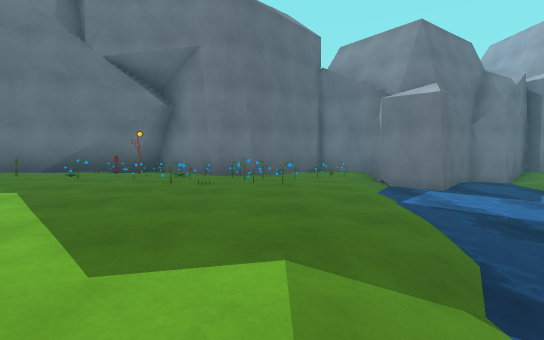
view 1 (above)

20 first-person views from a walk through a scene from a Unity 3-D project. The camera is 1.2 m above the floor, tilts 4° down and sees 85° across. The floor is counted in squares, 2 m on a side. Each view is taken from the middle of a square. On the plan, view 1 faces up. The plan holds only what a view shows up to about 9 squares ahead; the rest is blank. The place goes on beyond the plan. Some surface patterns are stand-ins.

view 2
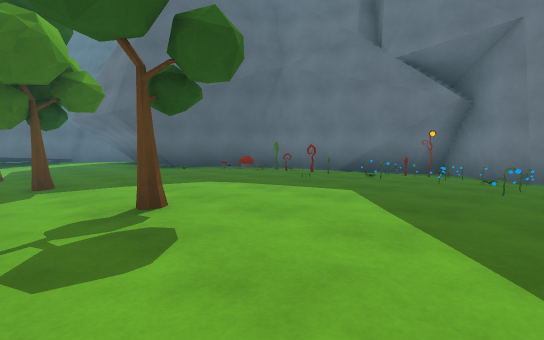

view 3
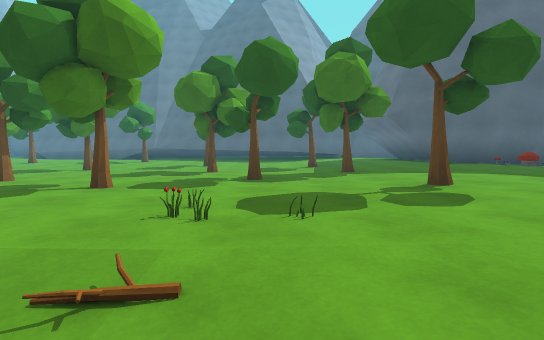

view 4
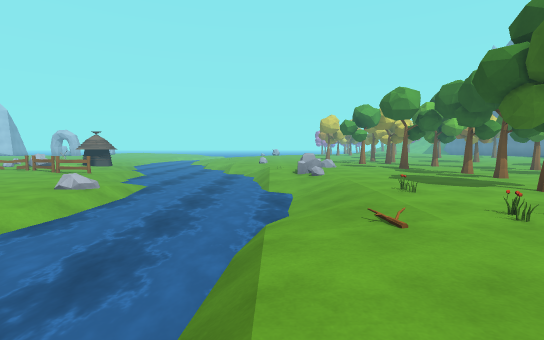

view 5
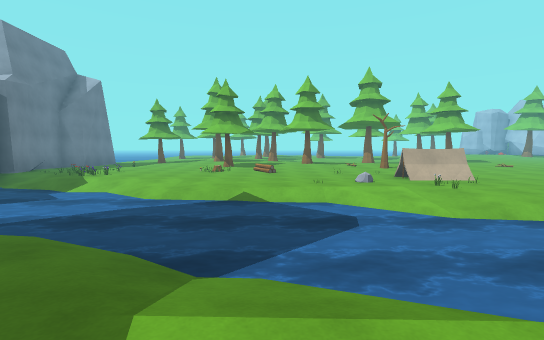

view 6
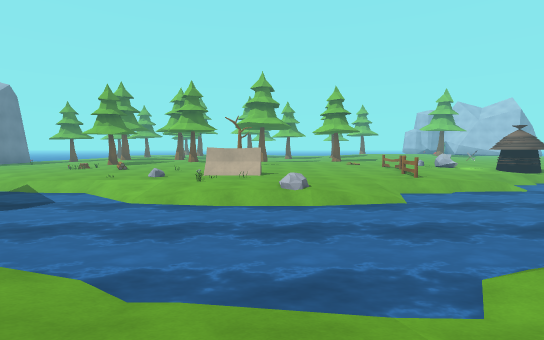

view 7
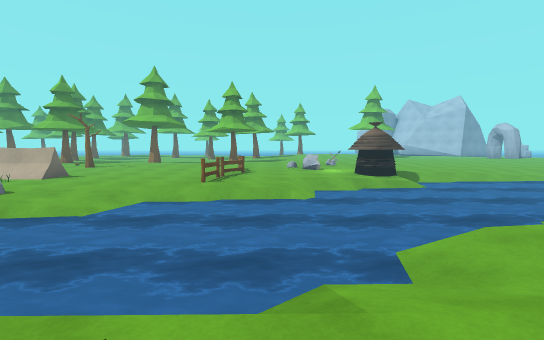

view 8
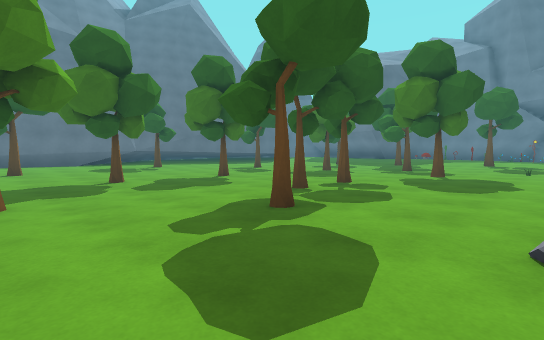

view 9
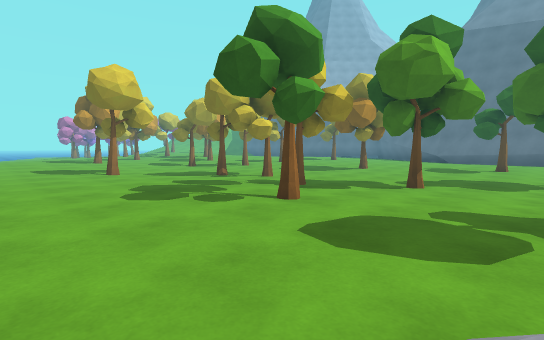

view 10
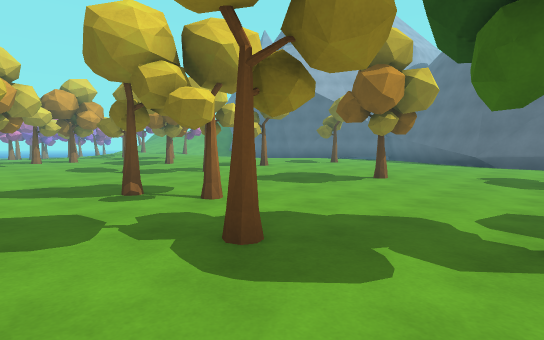

view 11
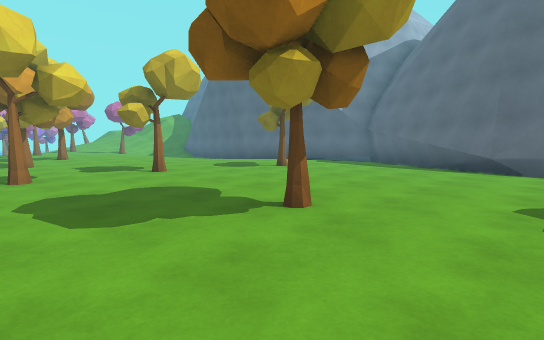

view 12
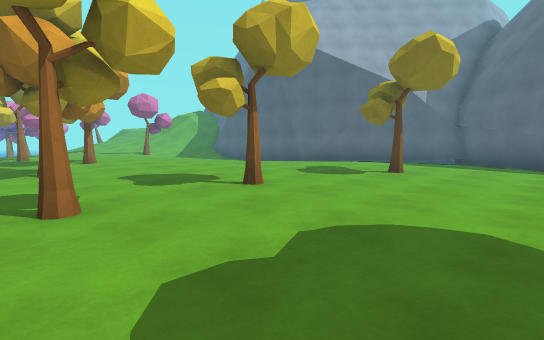

view 13
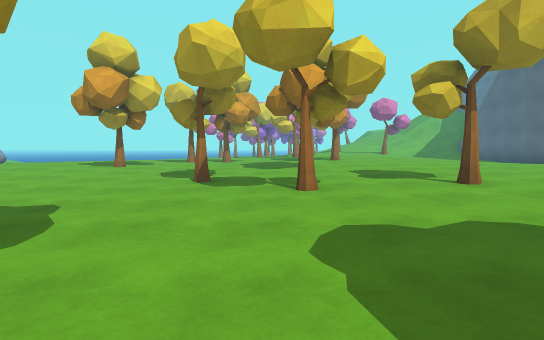

view 14
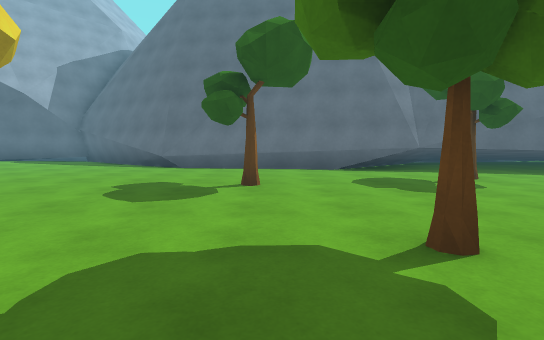

view 15
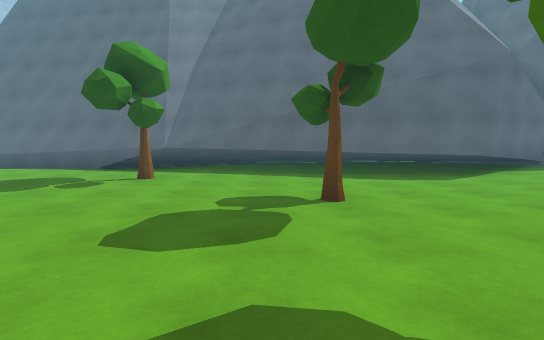

view 16
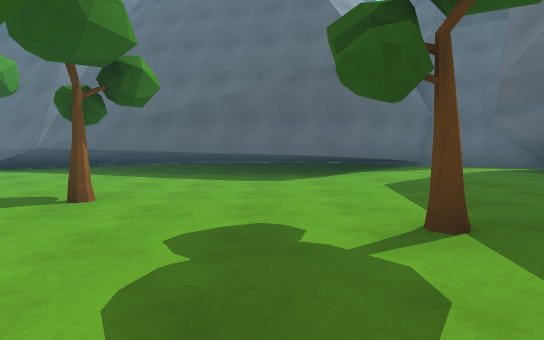

view 17
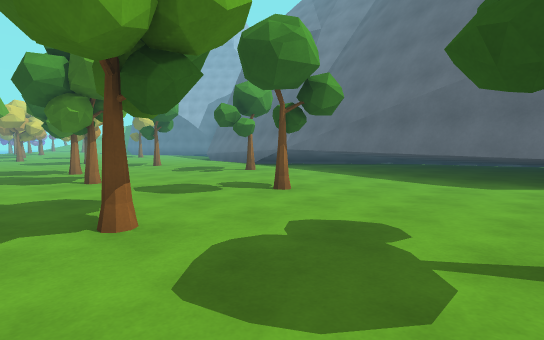

view 18
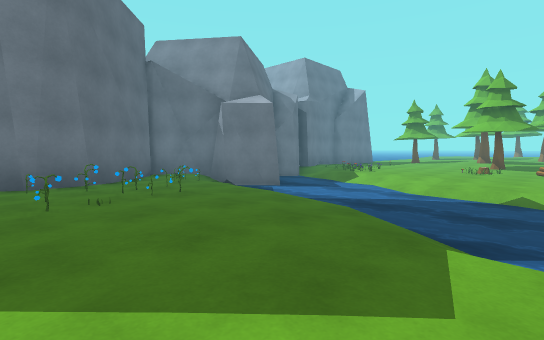

view 19
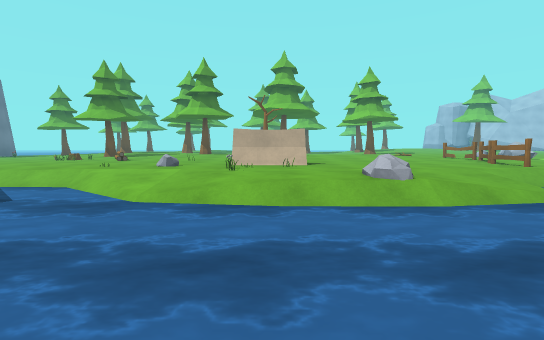

view 20
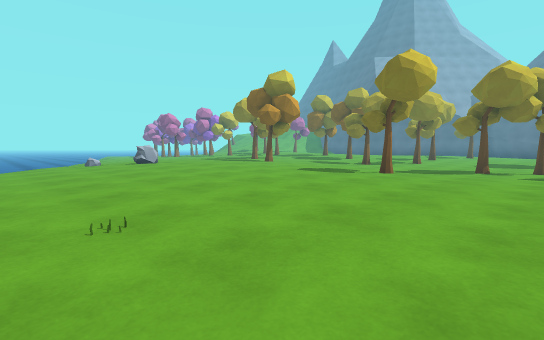

### Floor plan
Key: @ floor where view 1 was taken; # wall or solid block; . main floor; : floor 0.25 m higher than the main floor; - floor 0.25 m lower than the main floor; + floor 0.5 m higher than the main floor; _ floor 0.5 m lower than the main floor; / step, stairs or slope; ~ water the walk can cross; ≈ water the walk keeps out of; ^ raised ledge; T tree; R rock; O other object.
Columns run from 19 left of view 1 to 8 right of it. Each row starts with its distance up from view 1.
  9                ### ##-#  ###
  8               ##.###OO# ≈#^
  7            ####OOOOOOO~#≈^ O
  6            #O:OOOOOO./≈≈≈^OO
  5      #    ##OOO:OOOO./≈≈≈^^^
  4      ###  #OO::::O...~≈≈^^^^
  3     ##::  #:::::::../~≈≈^^^O
  2     ##::::::::::::../≈≈≈^^^^
  1     ##......T..T:../_≈≈≈^^^O
  0     ###...T........@≈≈≈^O^^^
 -1    ####....-.T...O./≈≈≈^^R^
 -2    ###..------..OOO/≈≈^OOOO
 -3    ###..-T-T--.T.OO~≈≈^^OO ^
 -4    ###..-----...../~≈≈RR^OO^
 -5    ###...----...../~≈≈^R^^^^
 -6    ###T..-T#-.T...//≈≈^^^^^^
 -7     ##...----.T...R/≈≈≈^^^^^
 -8     #.....---....../≈≈≈≈^OOO
 -9     #.....T--..T.:..~≈≈≈^^^^
-10     #..T..---......//≈≈≈^^^O
-11     #.....--T ..... /~≈≈≈^^O
-12    ##.....----.T...   ≈≈≈^OO
-13    #......----T....   _≈≈≈^O
-14   ##.....T.--T.......//≈≈≈≈^
-15  ##........--T......../ ≈≈≈^
-16 ##.::.......--.......O.  ≈≈^
-17 #.:::T:......-..T.::...    ^
-18   ::::::T..T.....::::..
-19    :::::::..T...:::::..
-20    :::::::.....::::::..
-21     ::::::T:..:T:::::..
-22     :::++::::::::::R:./
-23       +++T::::T::: :..

Positions as (right, up) in squares from view 1, and headings:
1: (0, 0), facing up
2: (-1, 0), facing up-left
3: (0, -1), facing left
4: (0, 1), facing down
5: (-1, 1), facing right
6: (-2, -4), facing right
7: (-1, -9), facing right
8: (-2, -11), facing up-left
9: (-1, -9), facing down-left
10: (-4, -11), facing down-left
11: (-8, -12), facing down-left
12: (-8, -15), facing down-left
13: (-8, -14), facing down
14: (-7, -10), facing left
15: (-7, -4), facing left
16: (-7, -1), facing left
17: (-7, 0), facing down-left
18: (-2, 1), facing up-right
19: (0, -3), facing right
20: (3, -14), facing down-left
